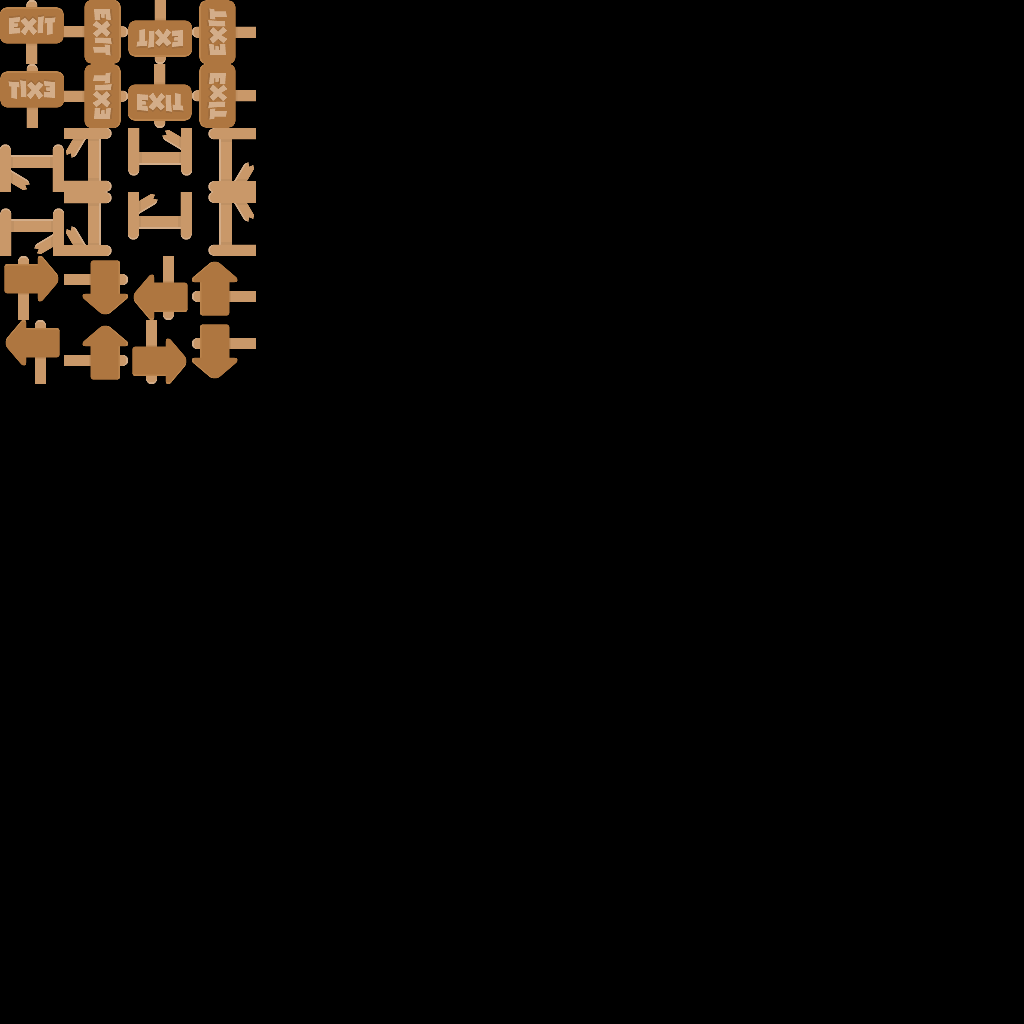

Tiled map render using the project's own tile images. Description and the map definition, with tile-layer contents summarised, below:
An orthogonal 16x16 tile map with 64x64 px tiles, 1 tile layer (Tile Layer 1).

<map version="1.0" tiledversion="1.0.3" orientation="orthogonal" renderorder="right-down" width="16" height="16" tilewidth="64" tileheight="64" nextobjectid="1">
 <tileset firstgid="1" name="kenney_redux_64x64" tilewidth="64" tileheight="64" tilecount="192" columns="12">
  <image source="../tiles/kenney_redux_64x64.png" width="768" height="1024" />
 </tileset>
 <layer name="Tile Layer 1" width="16" height="16">
  <data>[256 cells, 24 non-empty, 3 distinct tile ids]</data>
 </layer>
</map>
